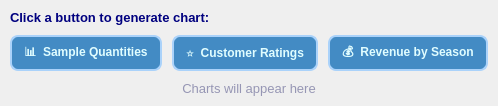
        <widget class="QWidget" name="tabStats">
         <attribute name="title">
          <string>📊  Statistics</string>
         </attribute>
         <layout class="QVBoxLayout" name="statsTabLayout">
          <property name="spacing">
           <number>10</number>
          </property>
          <property name="leftMargin">
           <number>10</number>
          </property>
          <property name="topMargin">
           <number>10</number>
          </property>
          <property name="rightMargin">
           <number>10</number>
          </property>
          <property name="bottomMargin">
           <number>10</number>
          </property>
          <item>
           <widget class="QLabel" name="lblChartPrompt">
            <property name="styleSheet">
             <string notr="true">color: rgb(0,0,127); font-size: 13px; font-weight: bold;</string>
            </property>
            <property name="text">
             <string>Click a button to generate chart:</string>
            </property>
           </widget>
          </item>
          <item>
           <layout class="QHBoxLayout" name="chartBtnRow">
            <property name="spacing">
             <number>10</number>
            </property>
            <item>
             <widget class="QPushButton" name="btnChartSamples">
              <property name="minimumSize">
               <size>
                <width>0</width>
                <height>36</height>
               </size>
              </property>
              <property name="maximumSize">
               <size>
                <width>16777215</width>
                <height>36</height>
               </size>
              </property>
              <property name="styleSheet">
               <string notr="true">QPushButton { background-color: rgb(67, 139, 196); color: rgb(224, 253, 255); border: 2px solid rgb(170, 210, 250); border-radius: 8px; font-size: 12px; font-weight: bold; padding: 5px 12px; } QPushButton:hover { background-color: #4E86B5; } QPushButton:pressed { background-color: #3a6f99; }</string>
              </property>
              <property name="text">
               <string>📊  Sample Quantities</string>
              </property>
             </widget>
            </item>
            <item>
             <widget class="QPushButton" name="btnChartFeedback">
              <property name="minimumSize">
               <size>
                <width>0</width>
                <height>36</height>
               </size>
              </property>
              <property name="maximumSize">
               <size>
                <width>16777215</width>
                <height>36</height>
               </size>
              </property>
              <property name="styleSheet">
               <string notr="true">QPushButton { background-color: rgb(67, 139, 196); color: rgb(224, 253, 255); border: 2px solid rgb(170, 210, 250); border-radius: 8px; font-size: 12px; font-weight: bold; padding: 5px 12px; } QPushButton:hover { background-color: #4E86B5; } QPushButton:pressed { background-color: #3a6f99; }</string>
              </property>
              <property name="text">
               <string>⭐  Customer Ratings</string>
              </property>
             </widget>
            </item>
            <item>
             <widget class="QPushButton" name="btnChartRevenue">
              <property name="minimumSize">
               <size>
                <width>0</width>
                <height>36</height>
               </size>
              </property>
              <property name="maximumSize">
               <size>
                <width>16777215</width>
                <height>36</height>
               </size>
              </property>
              <property name="styleSheet">
               <string notr="true">QPushButton { background-color: rgb(67, 139, 196); color: rgb(224, 253, 255); border: 2px solid rgb(170, 210, 250); border-radius: 8px; font-size: 12px; font-weight: bold; padding: 5px 12px; } QPushButton:hover { background-color: #4E86B5; } QPushButton:pressed { background-color: #3a6f99; }</string>
              </property>
              <property name="text">
               <string>💰  Revenue by Season</string>
              </property>
             </widget>
            </item>
           </layout>
          </item>
          <item>
           <widget class="QLabel" name="chartPlaceholder">
            <property name="styleSheet">
             <string notr="true">color: rgb(150,150,180); font-size: 13px;</string>
            </property>
            <property name="text">
             <string>Charts will appear here</string>
            </property>
            <property name="alignment">
             <set>Qt::AlignCenter</set>
            </property>
           </widget>
          </item>
         </layout>
        </widget>
